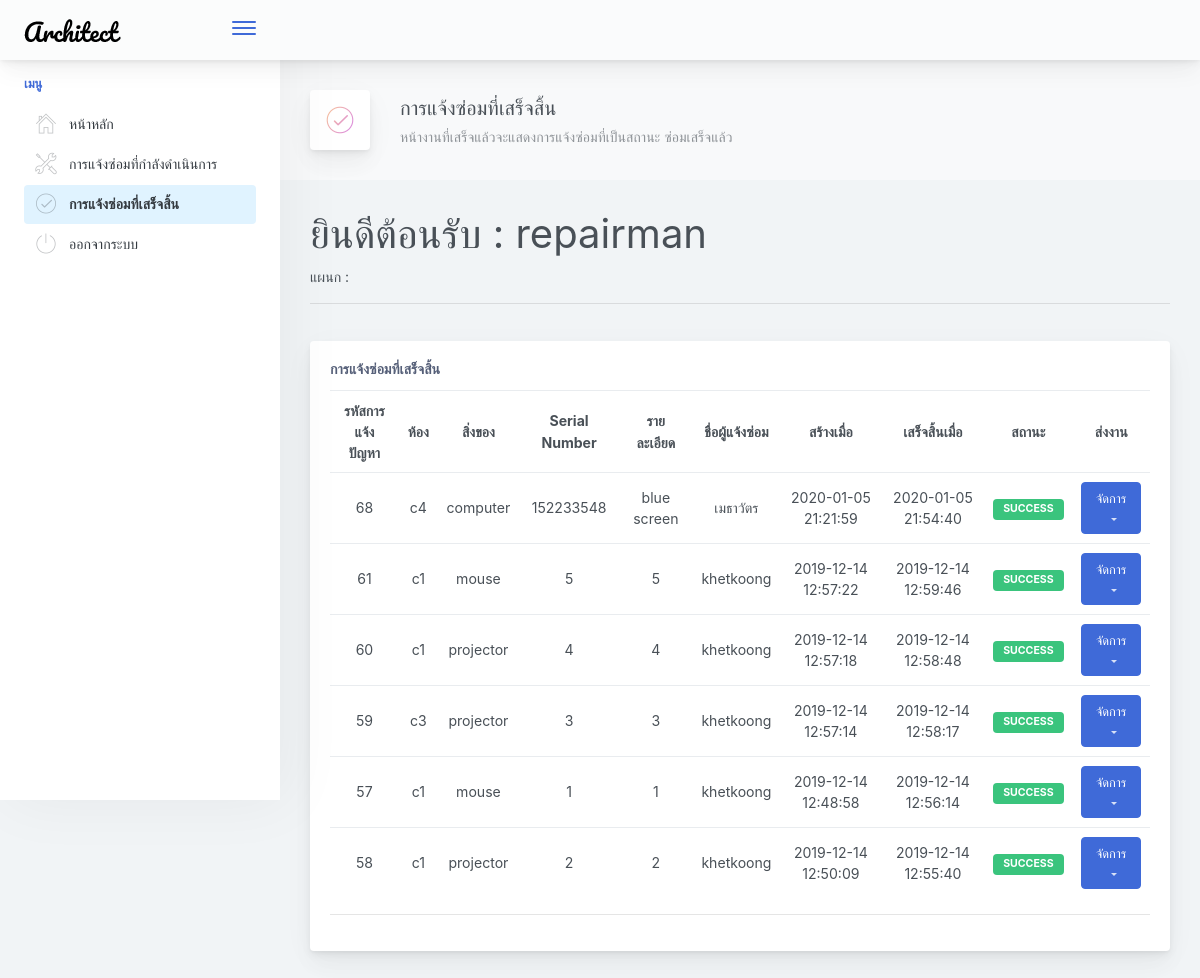
The app's page /repairman/success_job.php (signed in), older data.
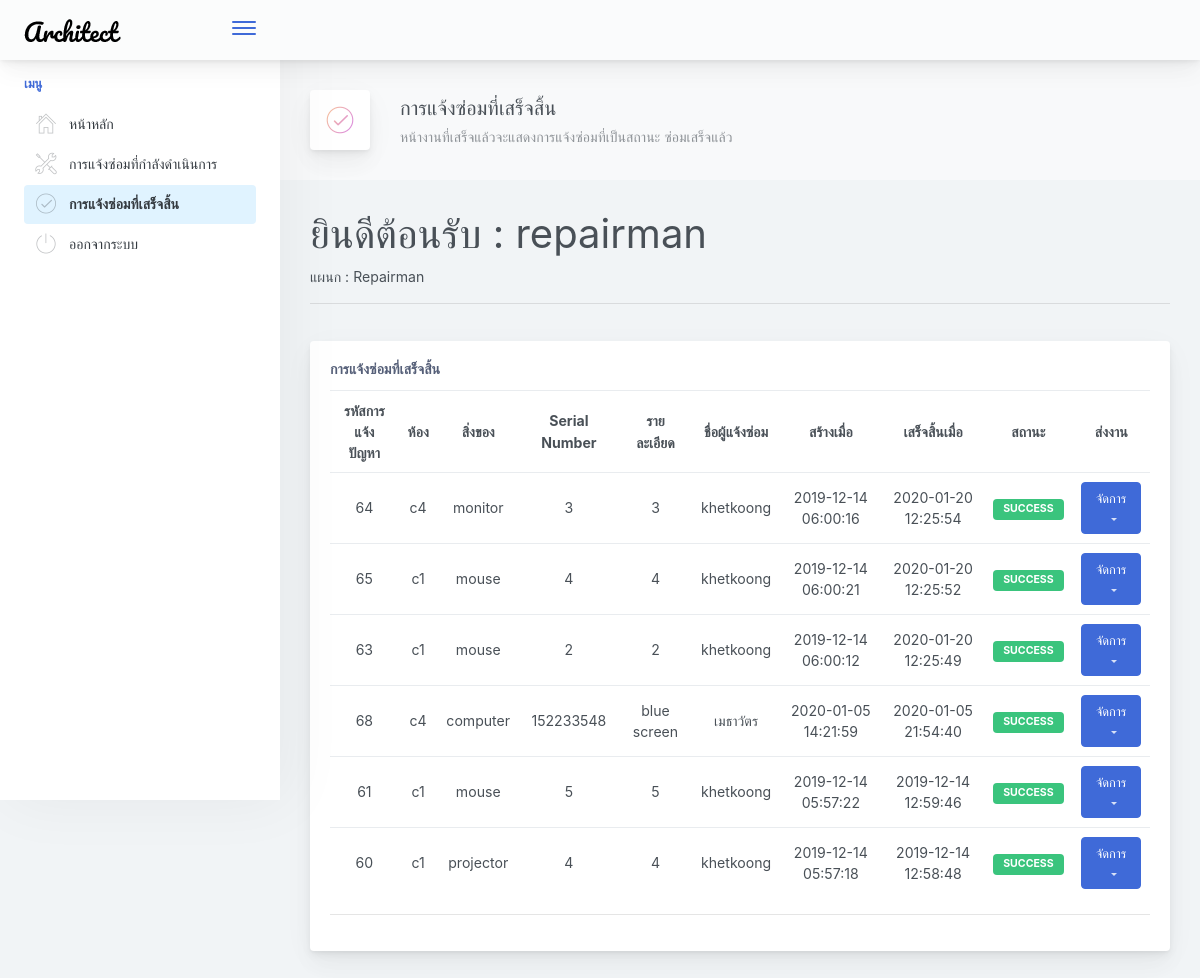
The same page, newer data.
### tables this page shows
CREATE TABLE `ticket` (
  `id` int(11) NOT NULL,
  `room` varchar(30) NOT NULL,
  `item` varchar(30) NOT NULL,
  `serial_num` varchar(20) NOT NULL,
  `detail` text NOT NULL,
  `submitted_name` varchar(30) NOT NULL,
  `user_id` varchar(20) NOT NULL,
  `repairman` varchar(30) DEFAULT NULL,
  `repairman_id` varchar(30) DEFAULT NULL,
  `job_status` enum('waiting','success','pending') NOT NULL DEFAULT 'waiting',
  `created_at` timestamp NOT NULL DEFAULT CURRENT_TIMESTAMP,
  `pending_at` datetime DEFAULT NULL,
  `success_at` datetime DEFAULT NULL
);

### repairman/success_job.php (the view, shortened to what the changed rows need)
<?php
require '../connect.php';
?>
<!doctype html>
<html lang="en">
<head>
    <link href="../main.css" rel="stylesheet">
</head>
<body>
    <div class="app-container app-theme-white body-tabs-shadow fixed-sidebar fixed-header">
        <div class="app-main">
            <div class="app-main__outer">
                <div class="app-main__inner">
                    <div class="app-page-title">
                    </div>
                    <?php echo "<h1>ยินดีต้อนรับ : " . $_SESSION['name'] . "</h1>" ?>
                    <?php echo "แผนก : " . $_SESSION['department'] . "" ?><br />
                    <hr />
                    <br />
                    <div class="main-card mb-3 card">
                        <div class="card-body">
                            <?php
                            $sql = "SELECT id, room, item, serial_num, detail, submitted_name, created_at, success_at, job_status FROM ticket WHERE job_status = 'success' ORDER BY success_at DESC";
                            $result = $dbcon->query($sql);
                            if ($result->num_rows > 0) {
                                echo "<table class='mb-0 table table-hover'>";
                                echo "<tr align='center'>";
                                echo "<th>รหัสการแจ้งปัญหา</th>";
                                echo "<th>ห้อง</th>";
                                echo "<th>สิ่งของ</th>";
                                echo "<th>Serial Number</th>";
                                echo "<th>รายละเอียด</th>";
                                echo "<th>ชื่อผู้แจ้งซ่อม</th>";
                                echo "<th>สร้างเมื่อ</th>";
                                echo "<th>เสร็จสิ้นเมื่อ</th>";
                                echo "<th>สถานะ</th>";
                                echo "<th>ส่งงาน</th>";
                                echo "</tr>";
                                while ($row = $result->fetch_assoc()) {
                                    echo "<tr align='center'>";
                                    echo "<td>" . $row["id"] . "</td>";
                                    echo "<td>" . $row["room"] . "</td>";
                                    echo "<td>" . $row["item"] . "</td>";
                                    echo "<td>" . $row["serial_num"] . "</td>";
                                    echo "<td>" . $row["detail"] . "</td>";
                                    echo "<td>" . $row["submitted_name"] . "</td>";
                                    echo "<td>" . $row["created_at"] . "</td>";
                                    echo "<td>" . $row["success_at"] . "</td>";
                                    echo "<td>" . "<div class='badge badge-success'>" . $row["job_status"] . "</div>" . "</td>";
                                    echo "<td><div class='dropdown d-inline-block'>
                            <button type='button' aria-haspopup='true' aria-expanded='false' data-toggle='dropdown' class='dropdown-toggle btn btn-primary'>จัดการ</button>
                            <div tabindex='-1' role='menu' aria-hidden='true' class='dropdown-menu'>
                                <form action='detail.php' method='post'>
                                    <input type='hidden' name='id' value='" . $row['id'] . "'>
                                    <button type='submit' tabindex='0' class='dropdown-item'>ดูรายละเอียด</button>
                                </form>
                            </div>
                            </div>
                            </td>";
                                    echo "</tr>";
                                }
                                echo "</table>";
                            } else {
                                echo "Have no job now <br />";
                            }
                            ?>
                        </div>
                    </div>
                </div>
            </div>
        </div>
</body>
</html>

Row changes from the older to the newer data that the page shows:
no longer on this page (row edited): ticket: id "59", room "c3", item "projector", serial_num "3", detail "3", submitted_name "khetkoong", created_at "2019-12-14 12:57:14", success_at "2019-12-14 12:58:17", job_status "SUCCESS"
no longer on this page (row edited): ticket: id "57", room "c1", item "mouse", serial_num "1", detail "1", submitted_name "khetkoong", created_at "2019-12-14 12:48:58", success_at "2019-12-14 12:56:14", job_status "SUCCESS"
no longer on this page (row edited): ticket: id "58", room "c1", item "projector", serial_num "2", detail "2", submitted_name "khetkoong", created_at "2019-12-14 12:50:09", success_at "2019-12-14 12:55:40", job_status "SUCCESS"
now on this page (row edited): ticket: id "64", room "c4", item "monitor", serial_num "3", detail "3", submitted_name "khetkoong", created_at "2019-12-14 06:00:16", success_at "2020-01-20 12:25:54", job_status "SUCCESS"
now on this page (row edited): ticket: id "65", room "c1", item "mouse", serial_num "4", detail "4", submitted_name "khetkoong", created_at "2019-12-14 06:00:21", success_at "2020-01-20 12:25:52", job_status "SUCCESS"
now on this page (row edited): ticket: id "63", room "c1", item "mouse", serial_num "2", detail "2", submitted_name "khetkoong", created_at "2019-12-14 06:00:12", success_at "2020-01-20 12:25:49", job_status "SUCCESS"
changed ticket "computer": created_at "2020-01-05 21:21:59" → "2020-01-05 14:21:59"
changed ticket id 61: created_at "2019-12-14 12:57:22" → "2019-12-14 05:57:22"
changed ticket "projector": created_at "2019-12-14 12:57:18" → "2019-12-14 05:57:18"
Text that changed along with them:
$_SESSION['department']: (not shown) → "Repairman"
